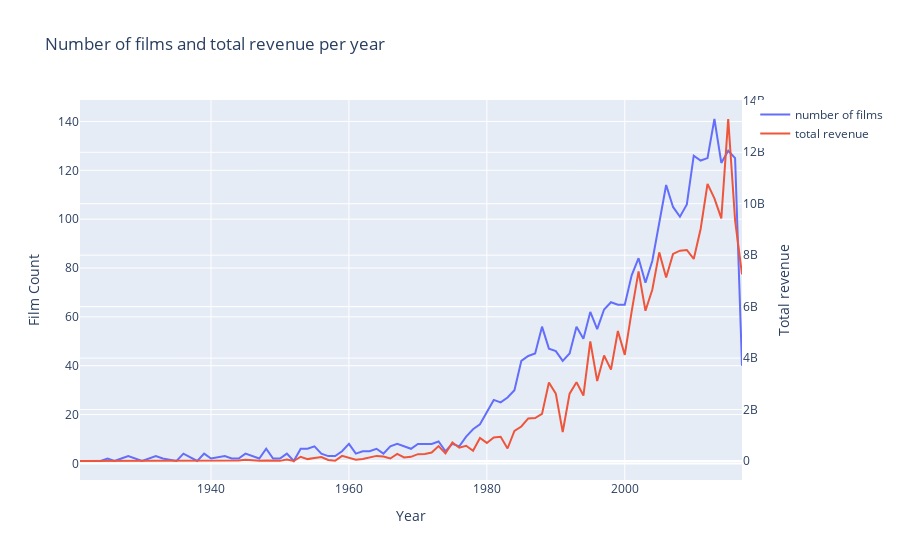

Notebook cell for this chart:
### Markdown cell above
## Number of Films and Revenue per year

### Code cell
d1 = train['release_date_year'].value_counts().sort_index()
d2 = train.groupby(['release_date_year'])['revenue'].sum()

data = [go.Scatter(x=d1.index, y=d1.values, name='number of films'),
       go.Scatter(x=d2.index, y=d2.values, name='total revenue', yaxis='y2'),]

layout = go.Layout(dict(title = 'Number of films and total revenue per year',
                  xaxis = dict(title = 'Year'),
                  yaxis = dict(title = 'Film Count'),
                  yaxis2 = dict(title = 'Total revenue', overlaying='y', side='right'),
                       ), legend = dict(orientation = 'v'))

py.iplot(dict(data=data, layout=layout))
